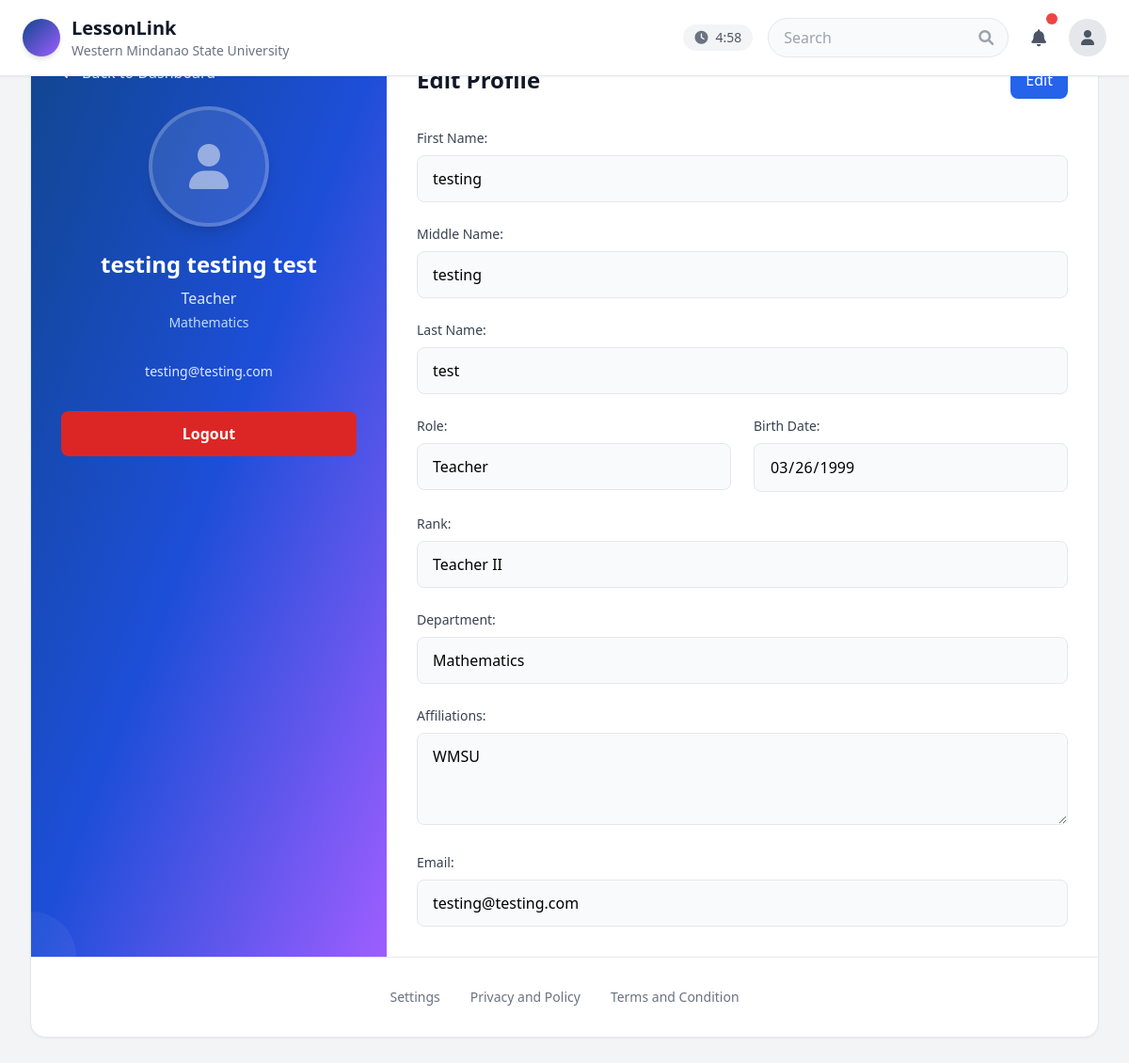
/profile/ (signed in), run on the app's committed database.
### lesson/models.py (models this page shows, shortened)
class User(models.Model):
    ROLE = [
        ('Student Teacher', 'Student Teacher'),
        ('Teacher', 'Teacher'),
        ('Department Head', 'Department Head'),
    ]
    email = models.EmailField(unique=True)
    password = models.CharField(max_length=128)
    first_name = models.CharField(max_length=100)
    middle_name = models.CharField(max_length=100, blank=True, null=True)
    last_name = models.CharField(max_length=100)
    dob = models.DateField()
    role = models.CharField(max_length=100, choices=ROLE)
    rank = models.CharField(max_length=100)
    department = models.CharField(max_length=100)
    affiliations = models.TextField(blank=True, null=True)

### lesson/views.py (the view, shortened to what this page needs)
# urls.py: path('profile/', profile, name='profile'),
def profile(request):
    user_id = request.session.get('user_id')
    if not user_id:
        messages.error(request, "Please log in to view your profile.")
        return redirect('login')
    try:
        user = User.objects.get(id=user_id)
        return render(request, 'profile.html', {
            'user': user,
            'full_name': f"{user.first_name} {user.middle_name} {user.last_name}".strip()
        })
    except User.DoesNotExist:
        messages.error(request, "User account not found. Please log in again.")
        if 'user_id' in request.session:
            del request.session['user_id']
        return redirect('login')

### lesson/templates/Profile.html (shortened to what this page needs)
<!DOCTYPE html>
<html lang="en">
<head>
    <script src="https://cdn.tailwindcss.com"></script>
    <link href="https://cdnjs.cloudflare.com/ajax/libs/font-awesome/6.0.0/css/all.min.css" rel="stylesheet">
</head>
<body class="bg-gray-100 min-h-screen">
    <header class="bg-white shadow-sm border-b fixed top-0 left-0 right-0 z-40">
        <div class="max-w-7xl mx-auto px-4 py-3 md:px-6 md:py-4">
            <div class="flex items-center justify-between">
                <div class="flex items-center space-x-3">
                    <div class="w-10 h-10 bg-gradient-to-br from-[#11468F] to-[#9E5EFF] rounded-full shadow-md"></div>
                    <div>
                        <h1 class="text-xl font-bold text-gray-900">LessonLink</h1>
                        <p class="text-sm text-gray-500 hidden lg:block">Western Mindanao State University</p>
                    </div>
                </div>
                <div class="flex items-center space-x-4">
                    <div class="hidden md:flex items-center space-x-2 bg-gray-100 px-3 py-1 rounded-full">
                        <i class="fas fa-clock text-gray-500 text-sm"></i>
                        <span id="session-timer" class="text-sm text-gray-600">5:00</span>
                    </div>
                    <div class="relative hidden md:block">
                        <input type="text" placeholder="Search"
                            class="w-64 px-4 py-2 bg-gray-50 border border-gray-200 rounded-full focus:outline-none focus:ring-2 focus:ring-purple-500 focus:border-transparent transition-all">
                        <i class="fas fa-search absolute right-4 top-1/2 transform -translate-y-1/2 text-gray-400"></i>
                    </div>
                    <div class="relative">
                        <button id="notification-btn"
                            class="relative p-2 text-gray-600 hover:bg-gray-100 rounded-lg transition-colors">
                            <i class="fas fa-bell text-lg"></i>
                            <span class="absolute -top-1 -right-1 w-3 h-3 bg-red-500 rounded-full"></span>
                        </button>
                    </div>
                    <div class="relative">
                        <button id="profile-btn"
                            class="w-10 h-10 rounded-full overflow-hidden bg-gray-200 flex items-center justify-center">
                            <i class="fas fa-user text-gray-600"></i>
                        </button>
                    </div>
                </div>
            </div>
        </div>
    </header>
    <main class="max-w-7xl mx-auto p-4 md:p-6 lg:p-8 pt-20">
        <div class="bg-white rounded-2xl shadow-sm border border-gray-200 overflow-hidden">
            <div class="flex flex-col lg:flex-row">
                <div
                    class="w-full lg:w-1/3 bg-gradient-to-br from-[#11468F] via-blue-700 to-[#9E5EFF] p-8 text-white relative">
                    <a href="{% url 'dashboard' %}">
                        <button
                            class="flex items-center space-x-2 text-white/90 hover:text-white mb-6 transition-colors">
                            <span class="font-medium">Back to Dashboard</span>
                        </button>
                    </a>
                    <div class="flex justify-center mb-6">
                        <div class="relative">
                            <div
                                class="w-32 h-32 rounded-full overflow-hidden border-4 border-white/20 shadow-lg bg-white/10 flex items-center justify-center">
                                {% if user.profile_picture %}
                                <img src="{{ user.profile_picture.url }}" alt="Profile Picture"
                                    class="w-full h-full object-cover">
                                {% else %}
                                <i class="fas fa-user text-5xl text-white/50"></i>
                                {% endif %}
                            </div>
                        </div>
                    </div>
                    <div class="text-center mb-8">
                        <h2 class="text-2xl font-bold mb-2">
                            {{ user.first_name }}
                            {% if user.middle_name and user.middle_name.strip %}
                            {{ user.middle_name }}
                            {% endif %}
                            {{ user.last_name }}
                        </h2>
                        <p class="text-blue-100 mb-1">{{ user.role|default:"" }}</p>
                        <p class="text-blue-200 text-sm">{{ user.department|default:"" }}</p>
                    </div>
                    <div class="text-center mb-8">
                        <p class="text-blue-100 text-sm">{{ user.email }}</p>
                    </div>
                    <a href="{% url 'logout' %}">
                        <button
                            class="w-full bg-red-600 hover:bg-red-700 text-white font-semibold py-3 rounded-lg transition-colors">
                            Logout
                        </button>
                    </a>
                    <div
                        class="absolute bottom-0 left-0 w-24 h-24 bg-white/5 rounded-full translate-y-12 -translate-x-12">
                    </div>
                </div>
                <div class="w-full lg:w-2/3 p-8">
                    <div class="flex items-center justify-between mb-8">
                        <h1 class="text-2xl font-bold text-gray-900">Edit Profile</h1>
                        <button id="edit-btn" class="bg-blue-600 text-white px-4 py-2 rounded-lg">
                            Edit
                        </button>
                    </div>
                    <form method="post" class="space-y-6" enctype="multipart/form-data">
                        <div>
                            <label class="block text-sm font-medium text-gray-700 mb-2">First Name:</label>
                            <input type="text" name="first_name" value="{{ user.first_name }}"
                                class="w-full px-4 py-3 border border-gray-200 rounded-lg focus:ring-2 focus:ring-blue-500 focus:border-blue-500 transition-colors bg-gray-50"
                                readonly>
                        </div>
                        <div>
                            <label class="block text-sm font-medium text-gray-700 mb-2">Middle Name:</label>
                            <input type="text" name="middle_name" value="{{ user.middle_name|default:'' }}"
                                class="w-full px-4 py-3 border border-gray-200 rounded-lg focus:ring-2 focus:ring-blue-500 focus:border-blue-500 transition-colors bg-gray-50"
                                readonly>
                        </div>
                        <div>
                            <label class="block text-sm font-medium text-gray-700 mb-2">Last Name:</label>
                            <input type="text" name="last_name" value="{{ user.last_name }}"
                                class="w-full px-4 py-3 border border-gray-200 rounded-lg focus:ring-2 focus:ring-blue-500 focus:border-blue-500 transition-colors bg-gray-50"
                                readonly>
                        </div>
                        <div class="grid grid-cols-1 md:grid-cols-2 gap-6">
                            <div>
                                <label class="block text-sm font-medium text-gray-700 mb-2">Role:</label>
                                <input type="text" name="role" value="{{ user.role }}"
                                    class="w-full px-4 py-3 border border-gray-200 rounded-lg focus:ring-2 focus:ring-blue-500 focus:border-blue-500 transition-colors bg-gray-50"
                                    readonly>
                            </div>
                            <div>
                                <label class="block text-sm font-medium text-gray-700 mb-2">Birth Date:</label>
                                <input type="date" name="dob" value="{{ user.dob|date:'Y-m-d' }}"
                                    class="w-full px-4 py-3 border border-gray-200 rounded-lg focus:ring-2 focus:ring-blue-500 focus:border-blue-500 transition-colors bg-gray-50"
                                    readonly>
                            </div>
                        </div>
                        <div>
                            <label class="block text-sm font-medium text-gray-700 mb-2">Rank:</label>
                            <input type="text" name="rank" value="{{ user.rank }}"
                                class="w-full px-4 py-3 border border-gray-200 rounded-lg focus:ring-2 focus:ring-blue-500 focus:border-blue-500 transition-colors bg-gray-50"
                                readonly>
                        </div>
                        <div>
                            <label class="block text-sm font-medium text-gray-700 mb-2">Department:</label>
                            <input type="text" name="department" value="{{ user.department }}"
                                class="w-full px-4 py-3 border border-gray-200 rounded-lg focus:ring-2 focus:ring-blue-500 focus:border-blue-500 transition-colors bg-gray-50"
                                readonly>
                        </div>
                        <div>
                            <label class="block text-sm font-medium text-gray-700 mb-2">Affiliations:</label>
                            <textarea name="affiliations" rows="3"
                                class="w-full px-4 py-3 border border-gray-200 rounded-lg focus:ring-2 focus:ring-blue-500 focus:border-blue-500 transition-colors bg-gray-50"
                                readonly>{{ user.affiliations|default:'' }}</textarea>
                        </div>
                        <div>
                            <label class="block text-sm font-medium text-gray-700 mb-2">Email:</label>
                            <input type="email" name="email" value="{{ user.email }}"
                                class="w-full px-4 py-3 border border-gray-200 rounded-lg focus:ring-2 focus:ring-blue-500 focus:border-blue-500 transition-colors bg-gray-50"
                                readonly>
                        </div>
                    </form>
                </div>
            </div>
            <div class="flex flex-wrap justify-center gap-8 p-8 text-sm text-gray-500 border-t border-gray-200">
                <a href="#" class="hover:text-gray-700 transition-colors">Settings</a>
                <a href="#" class="hover:text-gray-700 transition-colors">Privacy and Policy</a>
                <a href="#" class="hover:text-gray-700 transition-colors">Terms and Condition</a>
            </div>
        </div>
    </main>
</body>
</html>

### data on the page
User: first_name "testing", middle_name "testing", last_name "test", role "Teacher", department "Mathematics", email "testing@testing.com", dob "03/26/1999", rank "Teacher II", affiliations "WMSU"
